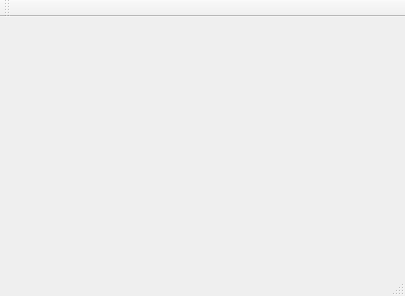
<?xml version="1.0" encoding="UTF-8"?>
<ui version="4.0">
 <class>MainWindow</class>
 <widget class="QMainWindow" name="MainWindow">
  <property name="geometry">
   <rect>
    <x>0</x>
    <y>0</y>
    <width>405</width>
    <height>296</height>
   </rect>
  </property>
  <property name="windowTitle">
   <string>MainWindow</string>
  </property>
  <property name="dockOptions">
   <set>QMainWindow::AllowTabbedDocks|QMainWindow::AnimatedDocks</set>
  </property>
  <widget class="QWidget" name="centralWidget"/>
  <widget class="QMenuBar" name="menuBar">
   <property name="geometry">
    <rect>
     <x>0</x>
     <y>0</y>
     <width>405</width>
     <height>21</height>
    </rect>
   </property>
  </widget>
  <widget class="QToolBar" name="mainToolBar">
   <attribute name="toolBarArea">
    <enum>TopToolBarArea</enum>
   </attribute>
   <attribute name="toolBarBreak">
    <bool>false</bool>
   </attribute>
  </widget>
  <widget class="QStatusBar" name="statusBar"/>
 </widget>
 <layoutdefault spacing="6" margin="11"/>
 <resources/>
 <connections/>
</ui>
